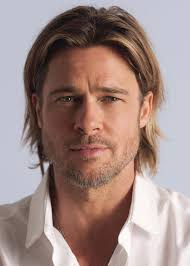
#> input picture files/images/face.jpg, 190 x 266 px
$ python 30_face_detec.py
#> lines starting #> are read from the running program, lines starting #| are printed output that depends on the picture; after the words box and inside, x2 and y2 are one past the last pixel; in counts of white or black regions, pixels touching at a corner belong together
import numpy as np
import cv2

face_classifier=cv2.CascadeClassifier('images/haarcascade_frontalface_default.xml')
eye_classifier=cv2.CascadeClassifier('images/haarcascade_eye.xml')


image=cv2.imread('images/face.jpg')
#> image is the input picture: shape (266, 190, 3); mean B, G, R 133.6, 138.2, 160.2
gray=cv2.cvtColor(image,cv2.COLOR_BGR2GRAY)
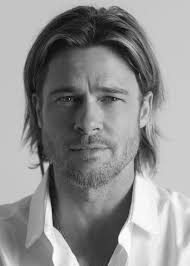
#> gray: shape (266, 190); min 4, max 255, mean 144.3

faces=face_classifier.detectMultiScale(gray,1.3,5)
#> faces = [[26, 51, 124, 124]]

if faces is ():
    print('no face found')

for (x,y,w,h) in faces:
    cv2.rectangle(image,(x,y),(x+w,y+h),(127,0,255),2)
    roi_gray=gray[y:y+h,x:x+w]
    roi_color=image[y:y+h,x:x+w]
    eyes=eye_classifier.detectMultiScale(roi_gray)
    for (ex,ey,ew,eh) in eyes:
        cv2.rectangle(roi_color,(ex,ey),(ex+ew,ey+eh),(255,255,0),2)
        cv2.imshow('img',image)
        cv2.waitKey()
#> this loop made 1 pass
#> (x, y, w, h, eyes) on pass 1: (26, 51, 124, 124, [[69, 36, 24, 24], [31, 38, 23, 23], [59, 27, 44, 44]])
#> pass 1, `roi_gray=gray[y:y+h,x:x+w]`:
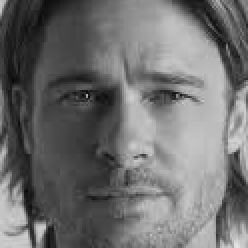
#> roi_gray: shape (124, 124) (shown 2 times larger); min 4, max 229, mean 111.1
#> pass 1, `roi_color=image[y:y+h,x:x+w]`:
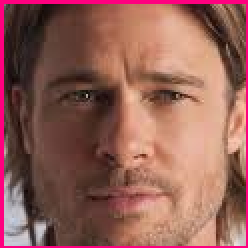
#> roi_color: shape (124, 124, 3) (shown 2 times larger); mean B, G, R 87, 95.9, 147
#> pass 1, `cv2.imshow('img',image)`:
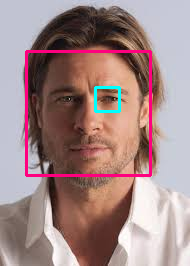
#> window 'img': shape (266, 190, 3); mean B, G, R 135.2, 135.6, 162.5
#> pass 1, `cv2.imshow('img',image)`:
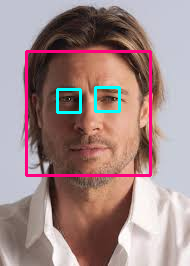
#> window 'img': shape (266, 190, 3); mean B, G, R 136.3, 136.7, 162.1
#> after the loop:
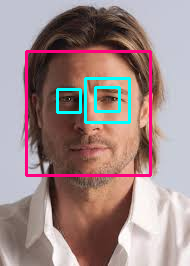
#> image: shape (266, 190, 3); 5.07% of pixels changed, all inside (x1, y1, x2, y2) = (25, 50, 152, 177)
#> after the loop:
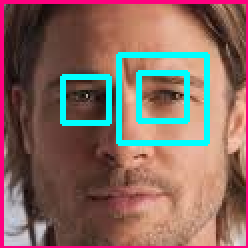
#> roi_color: shape (124, 124, 3) (shown 2 times larger); 7.02% of pixels changed, all inside (x1, y1, x2, y2) = (30, 26, 105, 73)


cv2.destroyAllWindows()

$ run again, with files/images/0.jpg copied over files/images/face.jpg
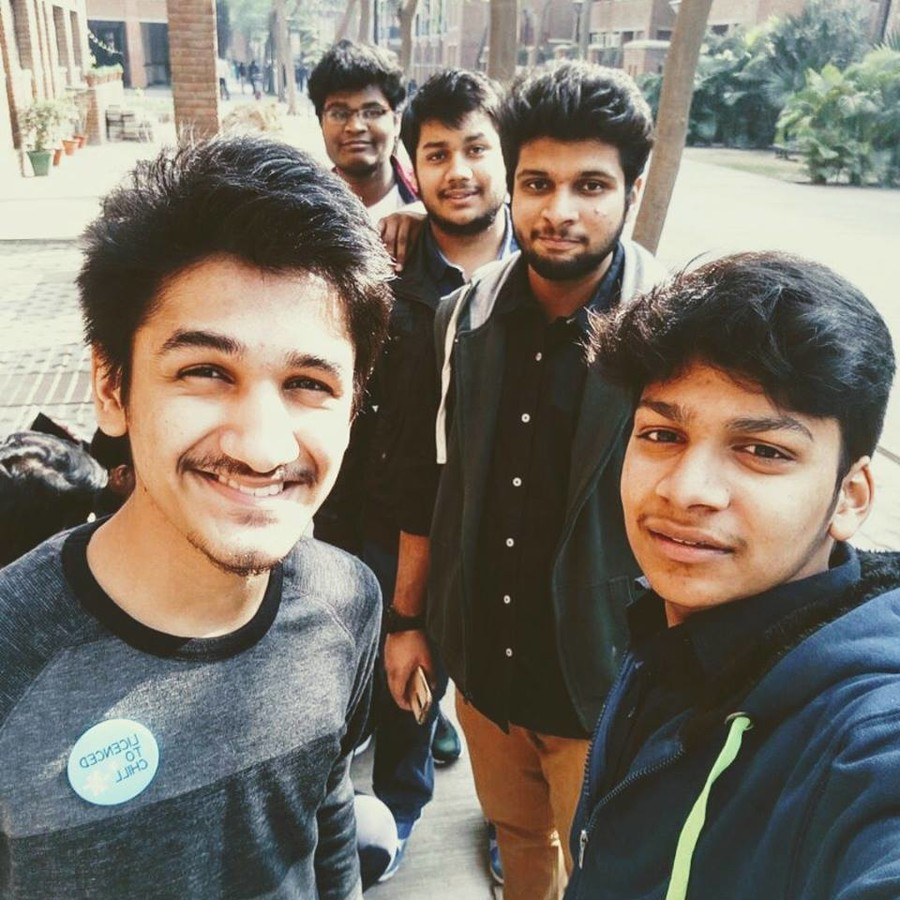
#> input picture files/images/0.jpg, 900 x 900 px
#> image is the input picture: shape (900, 900, 3); mean B, G, R 105.4, 116, 122.9
#> faces = [[314, 79, 85, 85], [400, 110, 111, 111], [488, 130, 146, 146], [581, 351, 249, 249], [112, 578, 196, 196], [104, 266, 298, 298]]
#> the loop `for (x,y,w,h) in faces:` made 6 passes
#> (x, y, w, h, eyes) on passes 1, 2, 3, 4, 6: (314, 79, 85, 85, [[42, 21, 24, 24]]), (400, 110, 111, 111, [[58, 26, 28, 28], [22, 30, 31, 31]]), (488, 130, 146, 146, [[29, 36, 37, 37], [84, 37, 36, 36]]), (581, 351, 249, 249, [[139, 64, 69, 69], [45, 51, 66, 66]]), (104, 266, 298, 298, [[92, 201, 25, 25], [174, 93, 54, 54], [56, 65, 85, 85]])
#> after the loop `for (x,y,w,h) in faces:`:
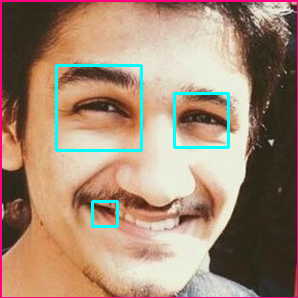
#> roi_color: shape (298, 298, 3); mean B, G, R 115.6, 136.5, 163.5
#> after the loop `for (x,y,w,h) in faces:`:
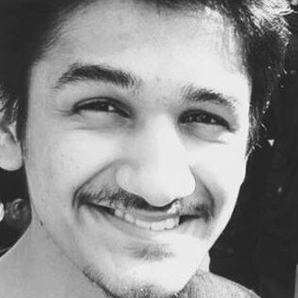
#> roi_gray: shape (298, 298); min 23, max 247, mean 142.3
